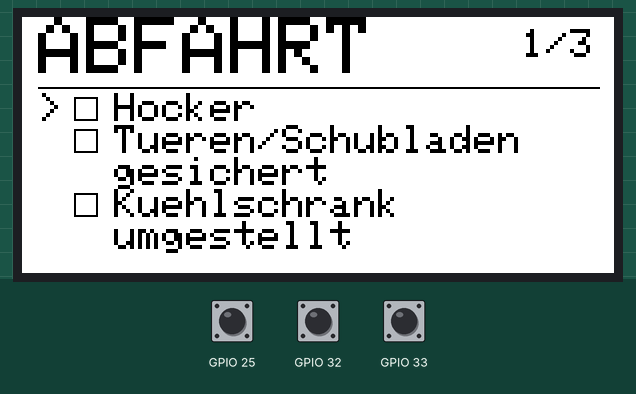
Bench run of a program on a simulated ESP32. Parts: 296×128 colour display. The inputs (shaded band) are chosen by the test bench; at power-on: GPIO 25 HIGH, GPIO 32 HIGH, GPIO 33 HIGH.

Above: at 15.1 s.

The program:

main.cpp
```cpp
#include <Arduino.h>
#include <SPI.h>
#include <GxEPD2_3C.h>
#include <epd3c/GxEPD2_290_Z13c.h>

namespace {

constexpr uint8_t PIN_EPD_CS = 5;
constexpr uint8_t PIN_EPD_DC = 17;
constexpr uint8_t PIN_EPD_RST = 16;
constexpr uint8_t PIN_EPD_BUSY = 4;

constexpr unsigned long DEBOUNCE_MS = 35;
constexpr unsigned long LONG_PRESS_MS = 1200;
constexpr size_t VISIBLE_ITEMS = 3;
constexpr int16_t LIST_TOP = 38;
constexpr int16_t LINE_HEIGHT = 16;

GxEPD2_3C<GxEPD2_290_Z13c, GxEPD2_290_Z13c::HEIGHT> display(
  GxEPD2_290_Z13c(PIN_EPD_CS, PIN_EPD_DC, PIN_EPD_RST, PIN_EPD_BUSY));

struct Button {
  uint8_t pin;
  bool stableState;
  bool lastReading;
  unsigned long lastChange;
};

struct ChecklistItem {
  const char *label;
  const char *secondLine;
  bool checked;
};

ChecklistItem checklist[] = {
    {"Hocker", nullptr, false},
    {"Tueren/Schubladen", "gesichert", false},
    {"Kuehlschrank", "umgestellt", false},
};
constexpr size_t CHECKLIST_COUNT = sizeof(checklist) / sizeof(checklist[0]);
static_assert(CHECKLIST_COUNT > 0, "The checklist must contain at least one item");

Button buttonUp = {33, HIGH, HIGH, 0};
Button buttonDown = {32, HIGH, HIGH, 0};
Button buttonSelect = {25, HIGH, HIGH, 0};
size_t cursorIndex = 0;
size_t firstVisibleItem = 0;
unsigned long selectPressStarted = 0;
bool longPressHandled = false;

enum class ButtonEvent {
  None,
  Pressed,
  Released,
};

bool allChecked() {
  for (const ChecklistItem &item : checklist) {
    if (!item.checked) {
      return false;
    }
  }
  return true;
}

ButtonEvent updateButton(Button &button, unsigned long now) {
  const bool reading = digitalRead(button.pin);
  if (reading != button.lastReading) {
    button.lastReading = reading;
    button.lastChange = now;
  }

  if (now - button.lastChange < DEBOUNCE_MS || reading == button.stableState) {
    return ButtonEvent::None;
  }

  button.stableState = reading;
  return reading == LOW ? ButtonEvent::Pressed : ButtonEvent::Released;
}

void moveCursor(int direction) {
  if (direction > 0) {
    cursorIndex = (cursorIndex + 1) % CHECKLIST_COUNT;
  } else {
    cursorIndex = (cursorIndex + CHECKLIST_COUNT - 1) % CHECKLIST_COUNT;
  }

  if (cursorIndex < firstVisibleItem) {
    firstVisibleItem = cursorIndex;
  } else if (cursorIndex >= firstVisibleItem + VISIBLE_ITEMS) {
    firstVisibleItem = cursorIndex - VISIBLE_ITEMS + 1;
  }
}

void drawChecklist() {
  display.setFullWindow();
  display.firstPage();
  do {
    display.fillScreen(GxEPD_WHITE);
    display.setTextColor(GxEPD_BLACK);
    display.setFont(nullptr);

    display.setTextSize(4);
    display.setCursor(8, 0);
    display.print(allChecked() ? "BEREIT" : "ABFAHRT");
    display.drawLine(8, 35, 288, 35, GxEPD_BLACK);

    display.setTextSize(2);
    const size_t visibleCount = CHECKLIST_COUNT - firstVisibleItem < VISIBLE_ITEMS
        ? CHECKLIST_COUNT - firstVisibleItem
        : VISIBLE_ITEMS;
    int16_t textY = LIST_TOP;
    for (size_t visibleIndex = 0; visibleIndex < visibleCount; ++visibleIndex) {
      const size_t itemIndex = firstVisibleItem + visibleIndex;
      const ChecklistItem &item = checklist[itemIndex];
      const int16_t boxY = textY + 2;
      display.setCursor(8, textY);
      display.print(itemIndex == cursorIndex ? ">" : " ");
      display.drawRect(26, boxY, 12, 12, GxEPD_BLACK);
      if (item.checked) {
        display.drawLine(28, boxY + 5, 31, boxY + 8, GxEPD_BLACK);
        display.drawLine(31, boxY + 8, 36, boxY + 2, GxEPD_BLACK);
      }
      display.setCursor(46, textY);
      display.print(item.label);
      if (item.secondLine != nullptr) {
        textY += LINE_HEIGHT;
        display.setCursor(46, textY);
        display.print(item.secondLine);
      }
      textY += LINE_HEIGHT;
    }

    display.setTextSize(2);
    display.setCursor(250, 6);
    display.print(cursorIndex + 1);
    display.print("/");
    display.print(CHECKLIST_COUNT);
  } while (display.nextPage());
}

void resetChecklist() {
  for (ChecklistItem &item : checklist) {
    item.checked = false;
  }
  cursorIndex = 0;
  firstVisibleItem = 0;
  drawChecklist();
}

}  // namespace

void setup() {
  Serial.begin(115200);

  for (Button *button : {&buttonUp, &buttonDown, &buttonSelect}) {
    pinMode(button->pin, INPUT_PULLUP);
    button->stableState = digitalRead(button->pin);
    button->lastReading = button->stableState;
  }

  SPI.begin(18, 19, 23, PIN_EPD_CS);
  display.init(115200, true, 2, false);
  display.setRotation(1);
  drawChecklist();
}

void loop() {
  const unsigned long now = millis();
  bool changed = false;

  if (updateButton(buttonUp, now) == ButtonEvent::Pressed) {
    moveCursor(-1);
    changed = true;
  }

  if (updateButton(buttonDown, now) == ButtonEvent::Pressed) {
    moveCursor(1);
    changed = true;
  }

  const ButtonEvent selectEvent = updateButton(buttonSelect, now);
  if (selectEvent == ButtonEvent::Pressed) {
    selectPressStarted = now;
    longPressHandled = false;
  } else if (selectEvent == ButtonEvent::Released) {
    if (!longPressHandled) {
      checklist[cursorIndex].checked = !checklist[cursorIndex].checked;
      changed = true;
    }
    longPressHandled = false;
  }

  if (buttonSelect.stableState == LOW && !longPressHandled &&
      now - selectPressStarted >= LONG_PRESS_MS) {
    resetChecklist();
    longPressHandled = true;
    changed = false;
  } else if (changed) {
    drawChecklist();
  }
}
```
